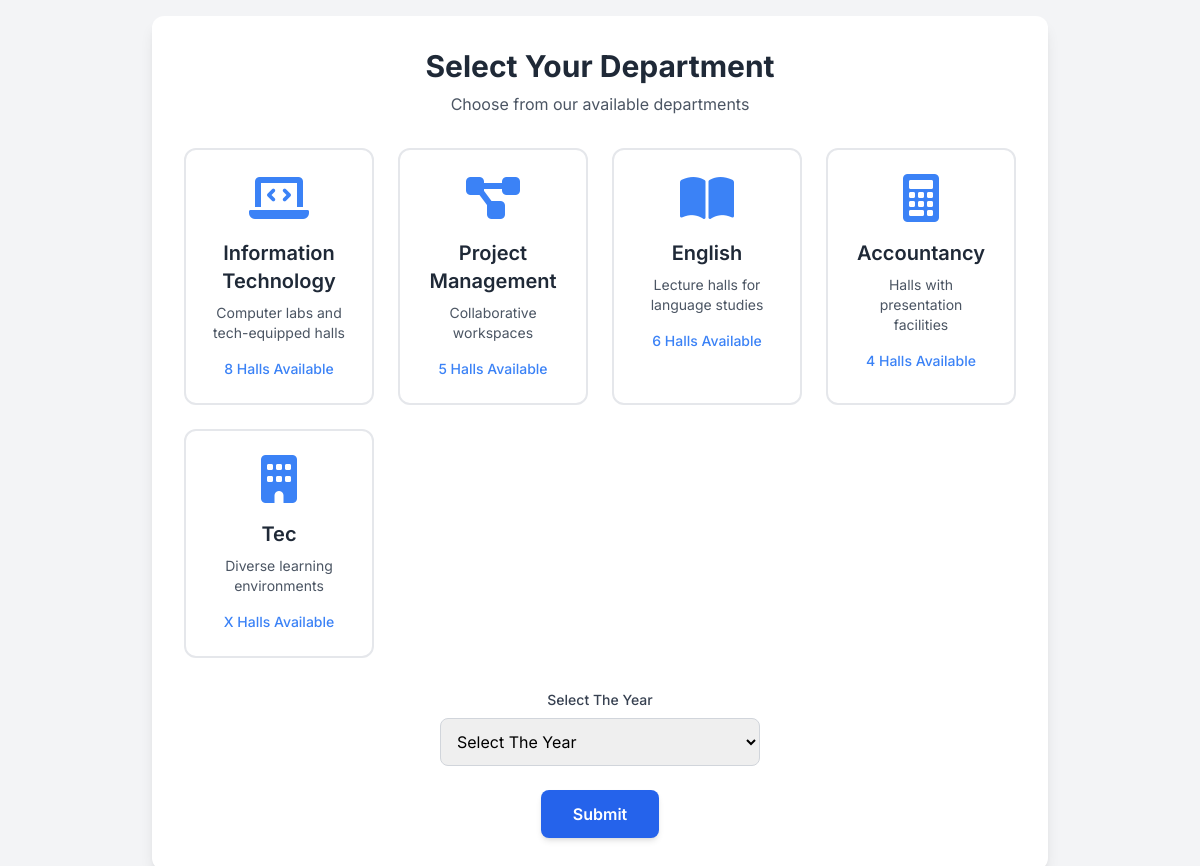
The page /department on the database as committed earlier.
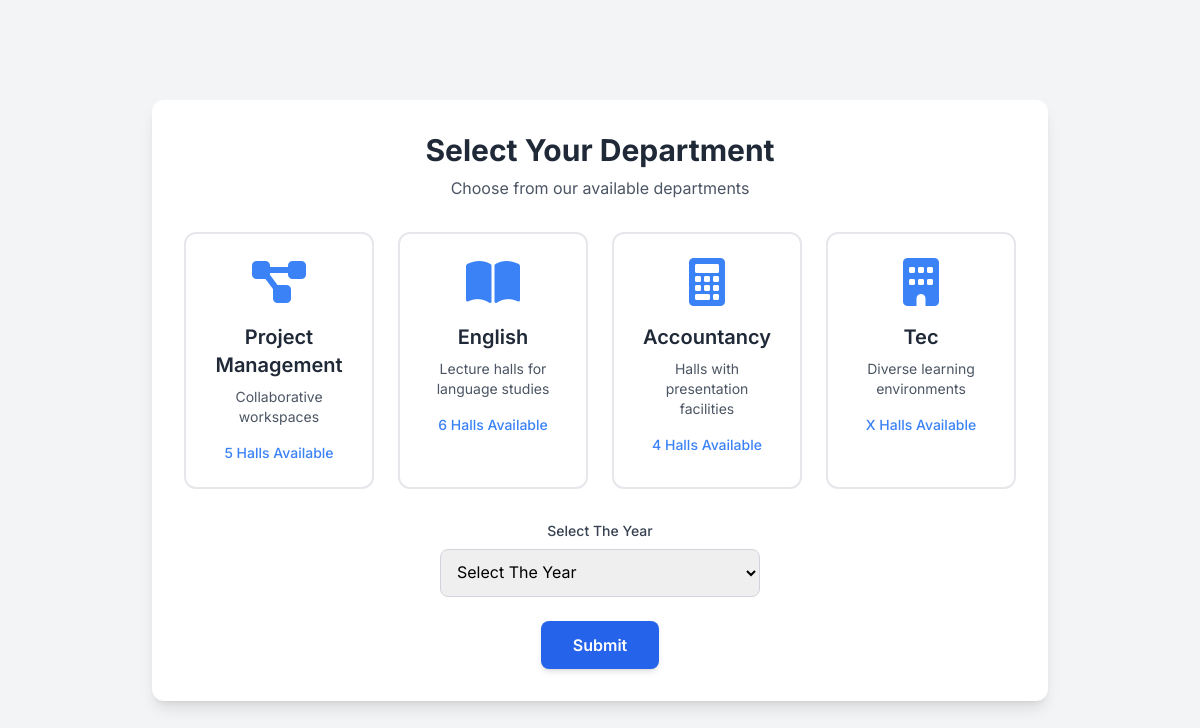
The same page on the database as committed later.
### app.py (models this page shows)
class Department(db.Model):
   id=db.Column(db.Integer,primary_key=True)
   department_name=db.Column(db.String(50),nullable=False,unique = True)
   year = db.relationship('Year',backref='department',lazy=True )

### app.py (the view)
@app.route('/department',methods = ['GET', 'POST'])
def department():
   departments = Department.query.all()
   if request.method == "POST":
      if 'user' not in session and session.get('user') is None:
         return redirect(url_for('viwewBookings'))
      session['selected_department'] = request.form.get('faculty')
      session['selected_year'] = request.form.get('year')
      return redirect(url_for('selectDatetime'))
   return render_template('department.html',departments=departments)

### templates/department.html (shortened to what this page needs)
<!DOCTYPE html>
<html lang="en">
<head>
    <script src="https://cdn.tailwindcss.com"></script>
    <link rel="stylesheet" href="https://cdnjs.cloudflare.com/ajax/libs/font-awesome/6.0.0-beta3/css/all.min.css">
</head>
<body class="min-h-screen flex flex-col items-center justify-center p-4">
    <form action="" method="post" class="bg-white p-8 rounded-xl shadow-lg w-full max-w-4xl">
        <h1 class="text-3xl font-bold text-center text-gray-800 mb-2">Select Your Department</h1>
        <p class="text-center text-gray-600 mb-8">Choose from our available departments</p>
        <div class="grid grid-cols-1 sm:grid-cols-2 lg:grid-cols-4 gap-6 mb-8">
            {% for department in departments %}
            <label for="{{department.id}}" class="department-card cursor-pointer block p-6 border-2 border-gray-200 rounded-xl transition-all duration-300 ease-in-out hover:border-blue-400 hover:shadow-md flex flex-col items-center text-center">
                <div class="text-blue-500 text-5xl mb-4">
                    {% if department.department_name == "Information Technology" %}
                        <i class="fas fa-laptop-code"></i>
                    {% elif department.department_name == "Project Management" %}
                        <i class="fas fa-project-diagram"></i>
                    {% elif department.department_name == "English" %}
                        <i class="fas fa-book-open"></i>
                    {% elif department.department_name == "Accountancy" %}
                        <i class="fas fa-calculator"></i>
                    {% else %}
                        <i class="fas fa-building"></i>
                    {% endif %}
                </div>
                <h2 class="text-xl font-semibold text-gray-800 mb-2">{{department.department_name}}</h2>
                <p class="text-sm text-gray-600 mb-4">
                    {% if department.department_name == "Information Technology" %}
                        Computer labs and tech-equipped halls
                    {% elif department.department_name == "Project Management" %}
                        Collaborative workspaces
                    {% elif department.department_name == "English" %}
                        Lecture halls for language studies
                    {% elif department.department_name == "Accountancy" %}
                        Halls with presentation facilities
                    {% else %}
                        Diverse learning environments
                    {% endif %}
                </p>
                <a href="#" class="text-blue-500 text-sm font-medium hover:underline">
                    {% if department.department_name == "Information Technology" %}
                        8 Halls Available
                    {% elif department.department_name == "Project Management" %}
                        5 Halls Available
                    {% elif department.department_name == "English" %}
                        6 Halls Available
                    {% elif department.department_name == "Accountancy" %}
                        4 Halls Available
                    {% else %}
                        X Halls Available
                    {% endif %}
                </a>
            </label>
            {% endfor %}
        </div>
        <div class="mb-6 text-center">
            <label for="deleteYear" class="block text-gray-700 text-sm font-medium mb-2">Select The Year</label>
            <select id="deleteYear" name="year" required class="block w-full max-w-xs mx-auto p-3 border border-gray-300 rounded-lg focus:ring-blue-500 focus:border-blue-500">
                <option value="" disabled selected>Select The Year</option>
            </select>
        </div>
        <div class="text-center">
            <input type="submit" value="Submit" class="bg-blue-600 text-white px-8 py-3 rounded-lg font-semibold hover:bg-blue-700 transition-colors duration-300 cursor-pointer shadow-md">
        </div>
    </form>
</body>
</html>

### templates/department.html (style rules this page uses)
body { font-family: 'Inter', sans-serif; background-color: #f3f4f6; }

Rows that differ between the two databases and show on the page:
removed Department: department_name "Information Technology", shows "Computer labs and tech-equipped halls", shows "8 Halls Available"
